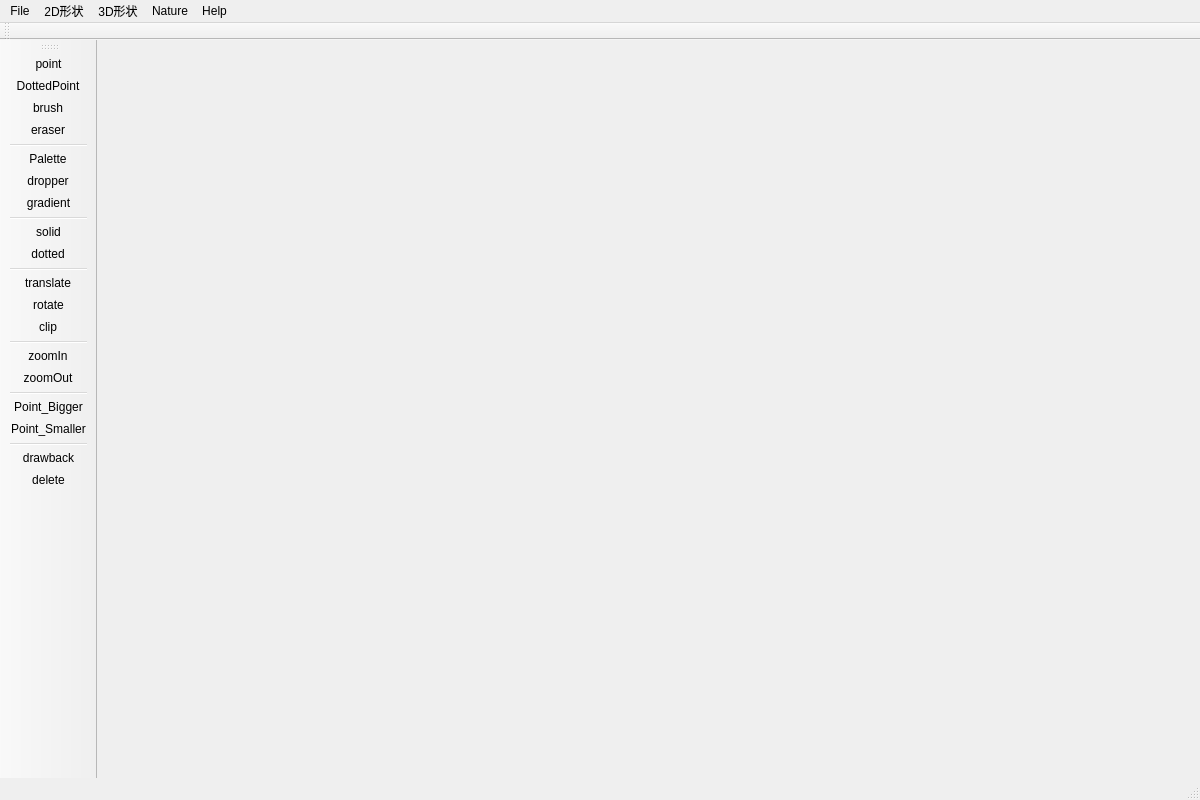
<?xml version="1.0" encoding="UTF-8"?>
<ui version="4.0">
 <class>MainWindow</class>
 <widget class="QMainWindow" name="MainWindow">
  <property name="geometry">
   <rect>
    <x>0</x>
    <y>0</y>
    <width>1200</width>
    <height>800</height>
   </rect>
  </property>
  <property name="windowTitle">
   <string>VCIPainting</string>
  </property>
  <property name="windowIcon">
   <iconset resource="src.qrc">
    <normaloff>:/Desktop/VCLProject/img/vcl-logo.png</normaloff>:/Desktop/VCLProject/img/vcl-logo.png</iconset>
  </property>
  <widget class="QWidget" name="centralWidget">
   <widget class="QLabel" name="label">
    <property name="geometry">
     <rect>
      <x>21</x>
      <y>14</y>
      <width>961</width>
      <height>701</height>
     </rect>
    </property>
    <property name="text">
     <string/>
    </property>
   </widget>
  </widget>
  <widget class="QMenuBar" name="menuBar">
   <property name="geometry">
    <rect>
     <x>0</x>
     <y>0</y>
     <width>1200</width>
     <height>26</height>
    </rect>
   </property>
   <widget class="QMenu" name="menuFile">
    <property name="title">
     <string>File</string>
    </property>
    <addaction name="actionOpen"/>
    <addaction name="actionSave"/>
   </widget>
   <widget class="QMenu" name="menuHelp">
    <property name="title">
     <string>Help</string>
    </property>
    <addaction name="actionAbout_VCLPaiting"/>
   </widget>
   <widget class="QMenu" name="menu2D">
    <property name="title">
     <string>2D形状</string>
    </property>
    <addaction name="actionLine"/>
    <addaction name="actionCurve"/>
    <addaction name="actionCircle"/>
    <addaction name="actionEllipse"/>
    <addaction name="actionTriangle"/>
    <addaction name="actionSquare"/>
    <addaction name="actionPolygon"/>
    <addaction name="actionRectangle"/>
   </widget>
   <widget class="QMenu" name="menu3D">
    <property name="title">
     <string>3D形状</string>
    </property>
    <addaction name="actionCube"/>
    <addaction name="actionPyramid"/>
   </widget>
   <widget class="QMenu" name="menuNature">
    <property name="title">
     <string>Nature</string>
    </property>
    <addaction name="actionEarthquake"/>
    <addaction name="actionHurricane"/>
   </widget>
   <addaction name="menuFile"/>
   <addaction name="menu2D"/>
   <addaction name="menu3D"/>
   <addaction name="menuNature"/>
   <addaction name="menuHelp"/>
  </widget>
  <widget class="QToolBar" name="mainToolBar">
   <attribute name="toolBarArea">
    <enum>TopToolBarArea</enum>
   </attribute>
   <attribute name="toolBarBreak">
    <bool>false</bool>
   </attribute>
  </widget>
  <widget class="QStatusBar" name="statusBar"/>
  <widget class="QToolBar" name="toolBar">
   <property name="windowTitle">
    <string>toolBar</string>
   </property>
   <attribute name="toolBarArea">
    <enum>LeftToolBarArea</enum>
   </attribute>
   <attribute name="toolBarBreak">
    <bool>false</bool>
   </attribute>
   <addaction name="actionPoint"/>
   <addaction name="actionDottedPoint"/>
   <addaction name="actionBrush"/>
   <addaction name="actionEraser"/>
   <addaction name="separator"/>
   <addaction name="actionPalette"/>
   <addaction name="actionDropper"/>
   <addaction name="actionGradient"/>
   <addaction name="separator"/>
   <addaction name="actionSolid"/>
   <addaction name="actionDotted"/>
   <addaction name="separator"/>
   <addaction name="actionTranslate"/>
   <addaction name="actionRotate"/>
   <addaction name="actionClip"/>
   <addaction name="separator"/>
   <addaction name="actionZoomIn"/>
   <addaction name="actionZoomOut"/>
   <addaction name="separator"/>
   <addaction name="actionPoint_Bigger"/>
   <addaction name="actionPoint_Smaller"/>
   <addaction name="separator"/>
   <addaction name="actionDrawback"/>
   <addaction name="actionDelete"/>
  </widget>
  <action name="actionLine">
   <property name="icon">
    <iconset resource="src.qrc">
     <normaloff>:/Desktop/VCLProject/img/Line.png</normaloff>:/Desktop/VCLProject/img/Line.png</iconset>
   </property>
   <property name="text">
    <string>line</string>
   </property>
   <property name="shortcut">
    <string>Ctrl+L</string>
   </property>
  </action>
  <action name="actionCircle">
   <property name="icon">
    <iconset resource="src.qrc">
     <normaloff>:/Desktop/VCLProject/img/Circle.png</normaloff>:/Desktop/VCLProject/img/Circle.png</iconset>
   </property>
   <property name="text">
    <string>circle</string>
   </property>
   <property name="shortcut">
    <string>Ctrl+C</string>
   </property>
  </action>
  <action name="actionEllipse">
   <property name="icon">
    <iconset resource="src.qrc">
     <normaloff>:/Desktop/VCLProject/img/Ellipse.png</normaloff>:/Desktop/VCLProject/img/Ellipse.png</iconset>
   </property>
   <property name="text">
    <string>ellipse</string>
   </property>
   <property name="shortcut">
    <string>Ctrl+E</string>
   </property>
  </action>
  <action name="actionTriangle">
   <property name="icon">
    <iconset resource="src.qrc">
     <normaloff>:/Desktop/VCLProject/img/Triangle.png</normaloff>:/Desktop/VCLProject/img/Triangle.png</iconset>
   </property>
   <property name="text">
    <string>triangle</string>
   </property>
   <property name="shortcut">
    <string>Ctrl+T</string>
   </property>
  </action>
  <action name="actionPalette">
   <property name="icon">
    <iconset resource="src.qrc">
     <normaloff>:/Desktop/VCLProject/img/Palette.png</normaloff>:/Desktop/VCLProject/img/Palette.png</iconset>
   </property>
   <property name="text">
    <string>Palette</string>
   </property>
  </action>
  <action name="actionSquare">
   <property name="icon">
    <iconset resource="src.qrc">
     <normaloff>:/Desktop/VCLProject/img/Square.png</normaloff>:/Desktop/VCLProject/img/Square.png</iconset>
   </property>
   <property name="text">
    <string>square</string>
   </property>
   <property name="shortcut">
    <string>Ctrl+S</string>
   </property>
  </action>
  <action name="actionPolygon">
   <property name="icon">
    <iconset resource="src.qrc">
     <normaloff>:/Desktop/VCLProject/img/Polygon.png</normaloff>:/Desktop/VCLProject/img/Polygon.png</iconset>
   </property>
   <property name="text">
    <string>Polygon</string>
   </property>
   <property name="shortcut">
    <string>Ctrl+P</string>
   </property>
  </action>
  <action name="actionDelete">
   <property name="icon">
    <iconset resource="src.qrc">
     <normaloff>:/Desktop/VCLProject/img/Delete.png</normaloff>:/Desktop/VCLProject/img/Delete.png</iconset>
   </property>
   <property name="text">
    <string>delete</string>
   </property>
   <property name="shortcut">
    <string>Del</string>
   </property>
  </action>
  <action name="actionRectangle">
   <property name="icon">
    <iconset resource="src.qrc">
     <normaloff>:/Desktop/VCLProject/img/Rectangle tool png icon.png</normaloff>:/Desktop/VCLProject/img/Rectangle tool png icon.png</iconset>
   </property>
   <property name="text">
    <string>rectangle</string>
   </property>
   <property name="shortcut">
    <string>Ctrl+R</string>
   </property>
  </action>
  <action name="actionDottedLine">
   <property name="icon">
    <iconset resource="src.qrc">
     <normaloff>:/Desktop/VCLProject/img/DottedLine.png</normaloff>:/Desktop/VCLProject/img/DottedLine.png</iconset>
   </property>
   <property name="text">
    <string>dottedLine</string>
   </property>
   <property name="shortcut">
    <string>Ctrl+D</string>
   </property>
  </action>
  <action name="actionCurve">
   <property name="icon">
    <iconset resource="src.qrc">
     <normaloff>:/Desktop/VCLProject/img/Curve.png</normaloff>:/Desktop/VCLProject/img/Curve.png</iconset>
   </property>
   <property name="text">
    <string>curve</string>
   </property>
   <property name="shortcut">
    <string>Shift+C</string>
   </property>
  </action>
  <action name="actionTranslate">
   <property name="icon">
    <iconset resource="src.qrc">
     <normaloff>:/Desktop/VCLProject/img/translate.png</normaloff>:/Desktop/VCLProject/img/translate.png</iconset>
   </property>
   <property name="text">
    <string>translate</string>
   </property>
  </action>
  <action name="actionRotate">
   <property name="icon">
    <iconset resource="src.qrc">
     <normaloff>:/Desktop/VCLProject/img/rotate.png</normaloff>:/Desktop/VCLProject/img/rotate.png</iconset>
   </property>
   <property name="text">
    <string>rotate</string>
   </property>
  </action>
  <action name="actionZoomIn">
   <property name="icon">
    <iconset resource="src.qrc">
     <normaloff>:/Desktop/VCLProject/img/zoomin.png</normaloff>:/Desktop/VCLProject/img/zoomin.png</iconset>
   </property>
   <property name="text">
    <string>zoomIn</string>
   </property>
  </action>
  <action name="actionZoomOut">
   <property name="icon">
    <iconset resource="src.qrc">
     <normaloff>:/Desktop/VCLProject/img/zoomout.png</normaloff>:/Desktop/VCLProject/img/zoomout.png</iconset>
   </property>
   <property name="text">
    <string>zoomOut</string>
   </property>
  </action>
  <action name="actionPoint">
   <property name="icon">
    <iconset resource="src.qrc">
     <normaloff>:/Desktop/VCLProject/img/Point.png</normaloff>:/Desktop/VCLProject/img/Point.png</iconset>
   </property>
   <property name="text">
    <string>point</string>
   </property>
  </action>
  <action name="actionGradient">
   <property name="icon">
    <iconset resource="src.qrc">
     <normaloff>:/Desktop/VCLProject/img/gradient.png</normaloff>:/Desktop/VCLProject/img/gradient.png</iconset>
   </property>
   <property name="text">
    <string>gradient</string>
   </property>
  </action>
  <action name="actionDottedPoint">
   <property name="icon">
    <iconset resource="src.qrc">
     <normaloff>:/Desktop/VCLProject/img/DottedPoint.png</normaloff>:/Desktop/VCLProject/img/DottedPoint.png</iconset>
   </property>
   <property name="text">
    <string>DottedPoint</string>
   </property>
  </action>
  <action name="actionOpen">
   <property name="text">
    <string>Open</string>
   </property>
   <property name="shortcut">
    <string>Ctrl+O</string>
   </property>
  </action>
  <action name="actionSave">
   <property name="text">
    <string>Save</string>
   </property>
   <property name="shortcut">
    <string>Ctrl+S</string>
   </property>
  </action>
  <action name="actionAbout_VCLPaiting">
   <property name="text">
    <string>About VCIPainting</string>
   </property>
   <property name="shortcut">
    <string>Ctrl+H</string>
   </property>
  </action>
  <action name="actionEraser">
   <property name="icon">
    <iconset resource="src.qrc">
     <normaloff>:/Desktop/VCLProject/img/eraser.png</normaloff>:/Desktop/VCLProject/img/eraser.png</iconset>
   </property>
   <property name="text">
    <string>eraser</string>
   </property>
  </action>
  <action name="actionDrawback">
   <property name="icon">
    <iconset resource="src.qrc">
     <normaloff>:/Desktop/VCLProject/img/Drawback.png</normaloff>:/Desktop/VCLProject/img/Drawback.png</iconset>
   </property>
   <property name="text">
    <string>drawback</string>
   </property>
  </action>
  <action name="actionCube">
   <property name="icon">
    <iconset resource="src.qrc">
     <normaloff>:/Desktop/VCLProject/img/cube.png</normaloff>:/Desktop/VCLProject/img/cube.png</iconset>
   </property>
   <property name="text">
    <string>cuboid</string>
   </property>
   <property name="shortcut">
    <string>Ctrl+Shift+C</string>
   </property>
  </action>
  <action name="actionBrush">
   <property name="icon">
    <iconset resource="src.qrc">
     <normaloff>:/Desktop/VCLProject/img/brush.png</normaloff>:/Desktop/VCLProject/img/brush.png</iconset>
   </property>
   <property name="text">
    <string>brush</string>
   </property>
  </action>
  <action name="actionPoint_Bigger">
   <property name="icon">
    <iconset resource="src.qrc">
     <normaloff>:/Desktop/VCLProject/img/Point_Bigger.png</normaloff>:/Desktop/VCLProject/img/Point_Bigger.png</iconset>
   </property>
   <property name="text">
    <string>Point_Bigger</string>
   </property>
  </action>
  <action name="actionPoint_Smaller">
   <property name="icon">
    <iconset resource="src.qrc">
     <normaloff>:/Desktop/VCLProject/img/Point_Smaller.png</normaloff>:/Desktop/VCLProject/img/Point_Smaller.png</iconset>
   </property>
   <property name="text">
    <string>Point_Smaller</string>
   </property>
  </action>
  <action name="actionClip">
   <property name="icon">
    <iconset resource="src.qrc">
     <normaloff>:/Desktop/VCLProject/img/clip.png</normaloff>:/Desktop/VCLProject/img/clip.png</iconset>
   </property>
   <property name="text">
    <string>clip</string>
   </property>
  </action>
  <action name="actionEarthquake">
   <property name="icon">
    <iconset resource="src.qrc">
     <normaloff>:/Desktop/VCLProject/img/earthquake.png</normaloff>:/Desktop/VCLProject/img/earthquake.png</iconset>
   </property>
   <property name="text">
    <string>earthquake</string>
   </property>
  </action>
  <action name="actionHurricane">
   <property name="icon">
    <iconset resource="src.qrc">
     <normaloff>:/Desktop/VCLProject/img/hurricane.png</normaloff>:/Desktop/VCLProject/img/hurricane.png</iconset>
   </property>
   <property name="text">
    <string>hurricane</string>
   </property>
  </action>
  <action name="actionDropper">
   <property name="icon">
    <iconset resource="src.qrc">
     <normaloff>:/Desktop/VCLProject/img/dropper.png</normaloff>:/Desktop/VCLProject/img/dropper.png</iconset>
   </property>
   <property name="text">
    <string>dropper</string>
   </property>
  </action>
  <action name="actionPyramid">
   <property name="icon">
    <iconset resource="src.qrc">
     <normaloff>:/Desktop/VCLProject/img/Pyramid.png</normaloff>:/Desktop/VCLProject/img/Pyramid.png</iconset>
   </property>
   <property name="text">
    <string>pyramid</string>
   </property>
   <property name="shortcut">
    <string>Ctrl+Shift+P</string>
   </property>
  </action>
  <action name="actionSolid">
   <property name="icon">
    <iconset resource="src.qrc">
     <normaloff>:/Desktop/VCLProject/img/Line.png</normaloff>:/Desktop/VCLProject/img/Line.png</iconset>
   </property>
   <property name="text">
    <string>solid</string>
   </property>
  </action>
  <action name="actionDotted">
   <property name="icon">
    <iconset resource="src.qrc">
     <normaloff>:/Desktop/VCLProject/img/DottedLine.png</normaloff>:/Desktop/VCLProject/img/DottedLine.png</iconset>
   </property>
   <property name="text">
    <string>dotted</string>
   </property>
   <property name="toolTip">
    <string>dotted</string>
   </property>
  </action>
 </widget>
 <layoutdefault spacing="6" margin="11"/>
 <resources>
  <include location="src.qrc"/>
 </resources>
 <connections/>
</ui>
